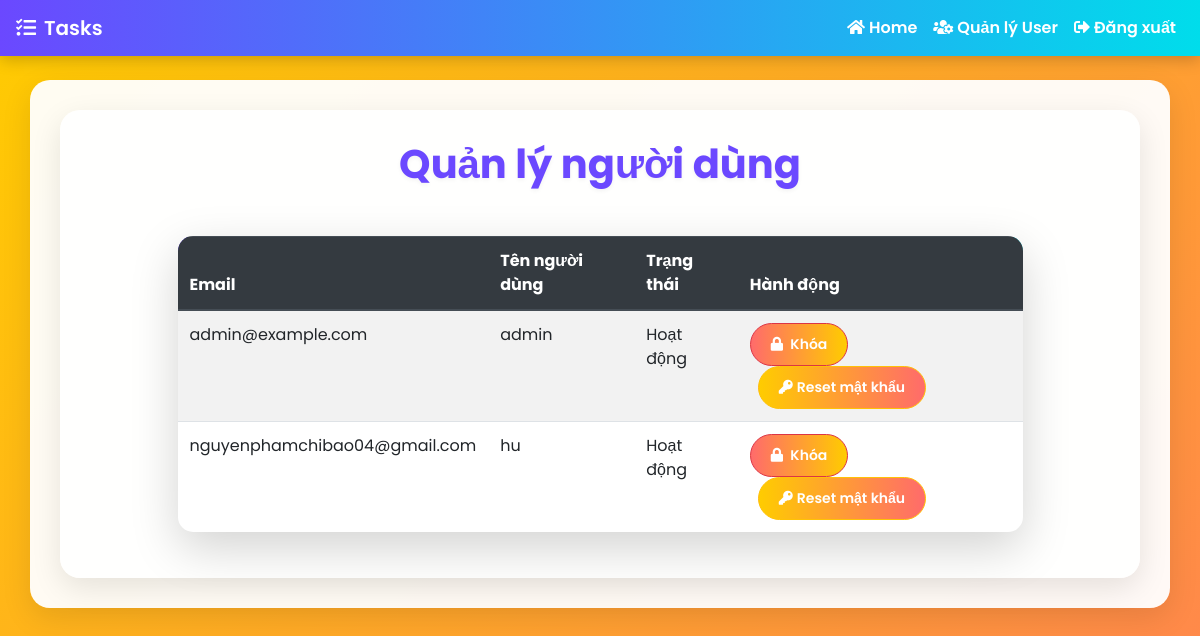
The app's page /admin/users (signed in) with its own data.
### todolist/models.py (models this page shows, shortened)
class User(db.Model, UserMixin):
    id = db.Column(db.Integer, primary_key=True)
    email = db.Column(db.String(150), unique=True, nullable=False)
    password = db.Column(db.String(150), nullable=False)
    user_name = db.Column(db.String(150), unique=True, nullable=False)
    notes = db.relationship("Note", backref="user", lazy=True)
    is_blocked = db.Column(db.Boolean, default=False)
    is_admin = db.Column(db.Boolean, default=False)
    avatar = db.Column(db.String(255), default="default.png")

### todolist/admin.py (the view)
@admin_bp.route('/users', methods=['GET'])
@login_required
def admin_users():
    if not current_user.is_admin:
        flash('Bạn không có quyền truy cập!', 'error')
        return redirect(url_for('views.home'))
    users = User.query.all()
    return render_template('admin_users.html', users=users)

### todolist/templates/admin_users.html
{% extends "base.html" %} {% block title %}Quản lý người dùng{% endblock %} {%
block content %}
<div class="container" style="padding-top: 30px; padding-bottom: 30px">
  <div class="row justify-content-center">
    <div class="col-md-10">
      <h1 class="text-center mb-5">Quản lý người dùng</h1>
      <table class="table table-striped shadow-lg">
        <thead class="thead-dark">
          <tr>
            <th>Email</th>
            <th>Tên người dùng</th>
            <th>Trạng thái</th>
            <th>Hành động</th>
          </tr>
        </thead>
        <tbody>
          {% for user in users %}
          <tr>
            <td>{{ user.email }}</td>
            <td>{{ user.user_name }}</td>
            <td>{{ "Khóa" if user.is_blocked else "Hoạt động" }}</td>
            <td>
              <form
                method="POST"
                action="/admin/block_user/{{ user.id }}"
                style="display: inline"
              >
                <button
                  type="submit"
                  class="btn btn-sm {{ 'btn-danger' if not user.is_blocked else 'btn-success' }}"
                >
                  <i
                    class="fas {{ 'fa-lock' if not user.is_blocked else 'fa-unlock' }} mr-1"
                  ></i>
                  {{ "Khóa" if not user.is_blocked else "Mở khóa" }}
                </button>
              </form>
              <form
                method="POST"
                action="/admin/reset_password/{{ user.id }}"
                style="display: inline"
              >
                <button type="submit" class="btn btn-sm btn-warning ml-2">
                  <i class="fas fa-key mr-1"></i>Reset mật khẩu
                </button>
              </form>
            </td>
          </tr>
          {% endfor %}
        </tbody>
      </table>
    </div>
  </div>
</div>
{% endblock %}

### todolist/static/style.css (style rules this page uses)
body { background: none; font-family: "Poppins", sans-serif; margin: 0; padding: 0; }
.container { background: rgba(255, 255, 255, 0.95); border-radius: 20px; box-shadow: 0 10px 30px rgba(0, 0, 0, 0.1); padding: 30px; animation: fadeIn 0.5s ease-in-out; }
h1, h3, h5 { color: #6b48ff; font-weight: 700; text-shadow: 0 2px 4px rgba(0, 0, 0, 0.05); }
.btn { border-radius: 50px; padding: 10px 20px; font-weight: 600; transition: all 0.3s ease; }
.btn-danger { background: linear-gradient(90deg, #ff6b6b, #ffcc00); }
.btn-warning { background: linear-gradient(90deg, #ffcc00, #ff6b6b); color: #fff; }
.table { background: #fff; border-radius: 15px; overflow: hidden; }
.thead-dark { background: linear-gradient(90deg, #6b48ff, #00ddeb); }

### todolist/templates/base.html (style rules this page uses)
body { background: linear-gradient(-45deg, #6b48ff, #00ddeb, #ff6b6b, #ffcc00); background-size: 400% 400%; animation: gradientBG 15s ease infinite; font-family: "Poppins", sans-serif; min-height: 100vh; }

### records on screen
User: email "admin@example.com", user_name "admin", is_blocked "Hoạt động", is_blocked "Khóa"
User: email "nguyenphamchibao04@gmail.com", user_name "hu", is_blocked "Hoạt động", is_blocked "Khóa"
